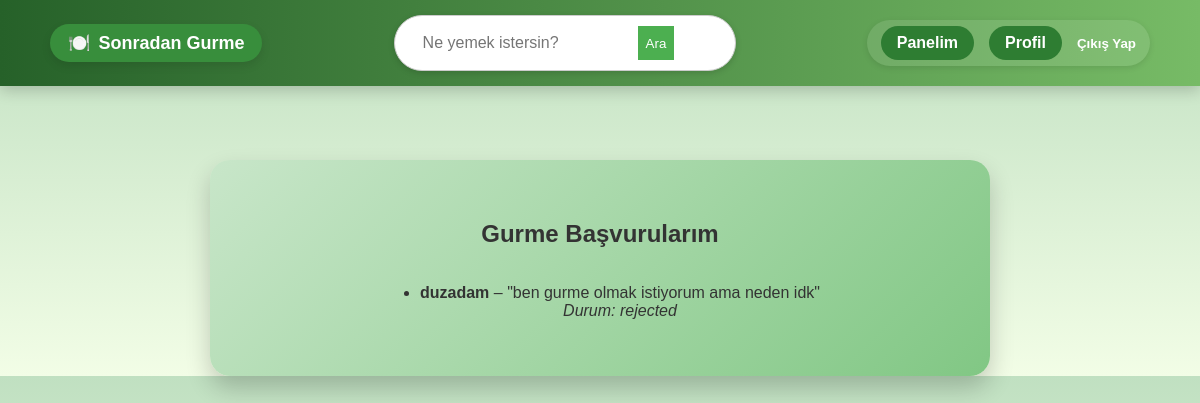
Screenshot of /sgapp/basvurularim/ (signed in) with the database file from the repository.
### sgapp/models.py (models this page shows, shortened)
class Application(models.Model):
    user = models.ForeignKey(User, on_delete=models.CASCADE)
    message = models.TextField()
    status = models.CharField(max_length=20, choices=[
        ('pending', 'Beklemede'),
        ('approved', 'Onaylandı'),
        ('rejected', 'Reddedildi'),
    ], default='pending')

class User(AbstractUser):
    ROLE_CHOICES = (
        ('normal', 'Normal Kullanıcı'),
        ('gurme', 'Gurme'),
        ('moderator', 'Moderatör'),
    )
    role = models.CharField(max_length=10, choices=ROLE_CHOICES, default='normal')
    bio = models.TextField(blank=True)
    profile_picture = models.ImageField(upload_to='profiles/', null=True, blank=True)
    favorite_dish = models.CharField(max_length=100, blank=True, null=True)

### sgapp/views.py (the view)
# urls.py: path('basvurularim/', views.kullanici_basvurularim, name='kullanici-basvurularim'),
@login_required
def kullanici_basvurularim(request):
    my_applications = Application.objects.filter(user=request.user)
    return render(request, 'kullanici_basvurularim.html', {'applications': my_applications})

### sgapp/context_processors.py (called while the page is built, shortened)
def moderator_bildirimler(request):
    return {}

### templates/kullanici_basvurularim.html
{% extends 'base.html' %}
{% block content %}
<div class="welcome-container">
    <h2>Gurme Başvurularım</h2>
    {% if applications %}
        <ul>
            {% for app in applications %}
                <li>
                    <strong>{{ app.user.username }}</strong> –
                    "{{ app.message }}" <br>
                    <em>Durum: {{ app.status }}</em>
                </li>
            {% endfor %}
        </ul>
    {% else %}
        <p>Henüz bir başvurun bulunmuyor sudecim 💛💙</p>
    {% endif %}
</div>
{% endblock %}

### static/css/styles.css (style rules this page uses)
body { font-family: 'Poppins', sans-serif; background: linear-gradient(to bottom, #c0e0c1, #f2fde6); color: #333; margin: 0; padding: 0; display: flex; flex-direction: column; align-items: center; }
.login-container, .register-container, .profile-container, .welcome-container { background: linear-gradient(135deg, #c8e6c9, #81c784); padding: 40px; border-radius: 20px; box-shadow: 0px 12px 25px rgba(0, 0, 0, 0.2); max-width: 500px; width: 90%; margin-top: 160px; display: flex; flex-direction: column; align-items: center; text-align: center; }
.welcome-container { max-width: 700px; }

### rows the page displays
Application: user.username "duzadam", message "ben gurme olmak istiyorum ama neden idk", status "rejected"
